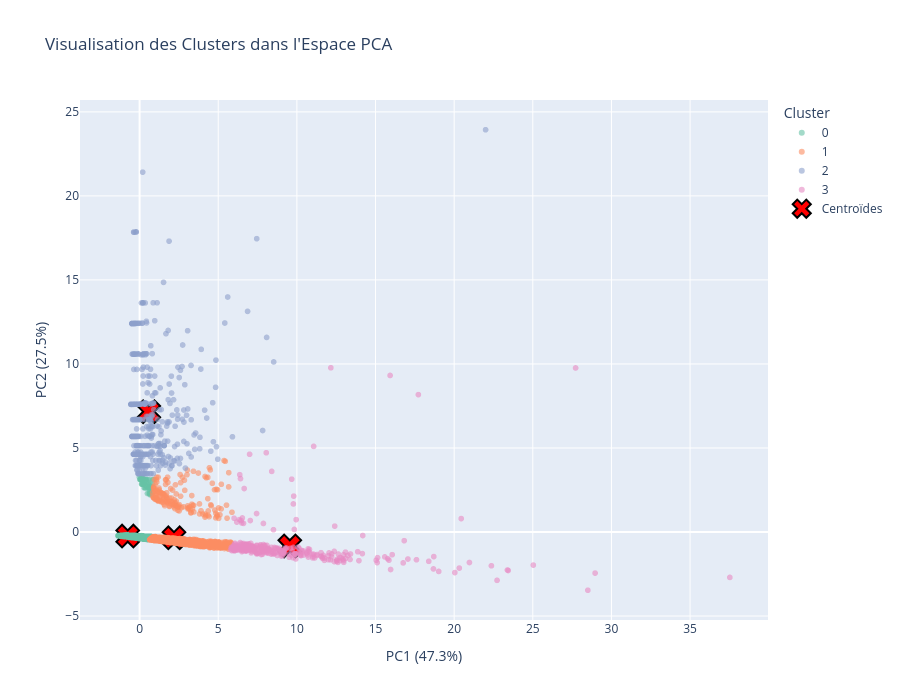

The notebook cell this image was saved under:
### Code cell
# Visualiser les clusters dans l'espace PC1-PC2
fig = px.scatter(
    x=X_pca[:, 0],
    y=X_pca[:, 1],
    color=clusters.astype(str),
    labels={'x': f'PC1 ({pca.explained_variance_ratio_[0]*100:.1f}%)',
            'y': f'PC2 ({pca.explained_variance_ratio_[1]*100:.1f}%)' if pca.n_components_ > 1 else 'PC2',
            'color': 'Cluster'},
    title='Visualisation des Clusters dans l\'Espace PCA',
    opacity=0.6,
    color_discrete_sequence=px.colors.qualitative.Set2
)

# Ajouter les centroïdes
centroids_pca = kmeans.cluster_centers_[:, :2]  # Prendre seulement PC1 et PC2 pour visualisation
fig.add_trace(go.Scatter(
    x=centroids_pca[:, 0],
    y=centroids_pca[:, 1],
    mode='markers',
    marker=dict(size=20, color='red', symbol='x', line=dict(width=2, color='black')),
    name='Centroïdes',
    showlegend=True
))

fig.update_layout(
    width=900,
    height=700,
    hovermode='closest'
)

fig.show()

print("\n📊 Interprétation:")
print("  • Chaque couleur = un cluster d'utilisateurs similaires")
print("  • Les croix rouges = centroïdes des clusters")
print("  • La séparation visible montre que le modèle exploite bien les features")
print("  • Plus les clusters sont distincts, meilleure est l'exploitation des données")

### Figure 1 — Plotly figure (JSON) as saved in the notebook; plotly's stock layout.template omitted (floating-point values rounded to 4 significant figures; data arrays with more than 128 entries replaced by an {"elided": "..."} marker saying what was removed)
{"data": [{"hovertemplate": "Cluster=0<br>PC1 (47.3%)=%{x}<br>PC2 (27.5%)=%{y}<extra></extra>", "legendgroup": "0", "marker": {"color": "rgb(102,194,165)", "opacity": 0.6, "symbol": "circle"}, "mode": "markers", "name": "0", "showlegend": true, "type": "scattergl", "x": {"elided": "11231 float values"}, "xaxis": "x", "y": {"elided": "11231 float values"}, "yaxis": "y"}, {"hovertemplate": "Cluster=1<br>PC1 (47.3%)=%{x}<br>PC2 (27.5%)=%{y}<extra></extra>", "legendgroup": "1", "marker": {"color": "rgb(252,141,98)", "opacity": 0.6, "symbol": "circle"}, "mode": "markers", "name": "1", "showlegend": true, "type": "scattergl", "x": {"elided": "2329 float values"}, "xaxis": "x", "y": {"elided": "2329 float values"}, "yaxis": "y"}, {"hovertemplate": "Cluster=2<br>PC1 (47.3%)=%{x}<br>PC2 (27.5%)=%{y}<extra></extra>", "legendgroup": "2", "marker": {"color": "rgb(141,160,203)", "opacity": 0.6, "symbol": "circle"}, "mode": "markers", "name": "2", "showlegend": true, "type": "scattergl", "x": {"elided": "528 float values"}, "xaxis": "x", "y": {"elided": "528 float values"}, "yaxis": "y"}, {"hovertemplate": "Cluster=3<br>PC1 (47.3%)=%{x}<br>PC2 (27.5%)=%{y}<extra></extra>", "legendgroup": "3", "marker": {"color": "rgb(231,138,195)", "opacity": 0.6, "symbol": "circle"}, "mode": "markers", "name": "3", "showlegend": true, "type": "scattergl", "x": {"elided": "322 float values"}, "xaxis": "x", "y": {"elided": "322 float values"}, "yaxis": "y"}, {"marker": {"color": "red", "line": {"color": "black", "width": 2}, "size": 20, "symbol": "x"}, "mode": "markers", "name": "Centroïdes", "showlegend": true, "type": "scatter", "x": [-0.7547, 2.186, 0.5851, 9.549], "y": [-0.2411, -0.3459, 7.161, -0.8324]}], "layout": {"height": 700, "hovermode": "closest", "legend": {"title": {"text": "Cluster"}, "tracegroupgap": 0}, "title": {"text": "Visualisation des Clusters dans l'Espace PCA"}, "width": 900, "xaxis": {"anchor": "y", "domain": [0, 1], "title": {"text": "PC1 (47.3%)"}}, "yaxis": {"anchor": "x", "domain": [0, 1], "title": {"text": "PC2 (27.5%)"}}}}
